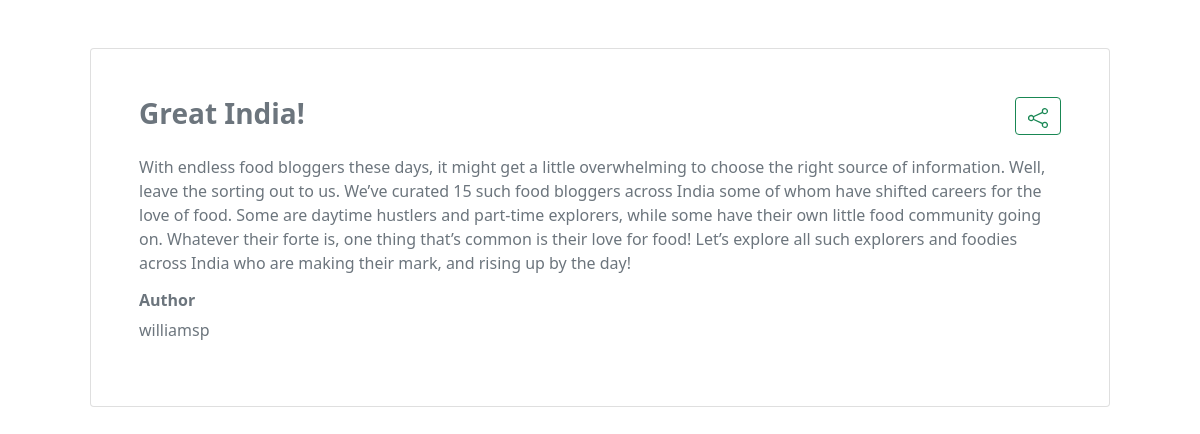
Page /share/1/ on the committed database.
### base/models.py (models this page shows, shortened)
class Blog(models.Model):
    id = models.AutoField
    title = models.CharField(max_length=50)
    body = models.TextField()
    likes = models.PositiveBigIntegerField(default=0)
    liked = models.ManyToManyField(Profile, blank=True)
    author = models.ForeignKey(User, on_delete=models.CASCADE)
    pub_date = models.DateTimeField(auto_now=True)
    publish = models.BooleanField(default=False)
    created_at = models.DateTimeField(auto_now_add=True)
    updated_at = models.DateTimeField(auto_now=True)

### base/views.py (the view)
# urls.py: path('share/<str:pk>/', views.share, name="add_blog"),
def share(request, pk):
    blog = Blog.objects.get(id=pk)
    return render(request, 'base/shared_blog.html', {'blog': blog})

### base/templates/base/shared_blog.html (shortened to what this page needs)
<!DOCTYPE html>
<html lang="en">
<head>
    <link href="https://cdn.jsdelivr.net/npm/bootstrap@5.1.3/dist/css/bootstrap.min.css" rel="stylesheet"
>
</head>
<body>
    <div class="container">
        <div class="card p-5 m-5 text-secondary text-justify">
            <div class="d-flex justify-content-between mb-3">
                <h3><strong>{{blog.title}}</strong></h3>
                <div>
                    <button class="btn btn-outline-success text-decoration-none" onclick="myFunction()">
                    </button>
                </div>
            </div>
            <p>{{blog.body}}</p>
            <h6><strong>Author</strong></h6>
            <p>{{blog.author}}</p>
        </div>
    </div>
</body>
</html>

### rows in the picture
Blog: title "Great India!", body "With endless food bloggers these days, it might get a little overwhelming to choose the right source of information. Well, leave the sorting out to us. We’ve curated 15 such food bloggers across India some of whom have shifted careers for the love of food. Some are daytime hustlers and part-time explorers, while some have their own little food community going on. Whatever their forte is, one thing that’s common is their love for food! Let’s explore all such explorers and foodies across India who are making their mark, and rising up by the day!", author "williamsp"
